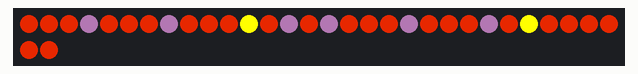
A sketch run on a simulated Arduino Uno, built with avr-gcc and run on an emulated ATmega328P. On the bench: 32 RGB LEDs in strip order, left to right, continuing on the next row. Dim RGB values are drawn brighter than linear; random numbers use the default seed unless the sketch sets one.

Above: at 1.38 s.
At 5.73 s:
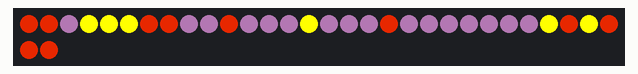
At 9.78 s:
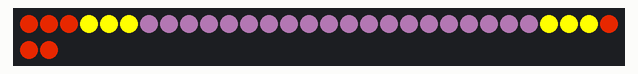
At 15.71 s:
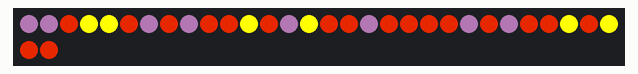
At 21.73 s:
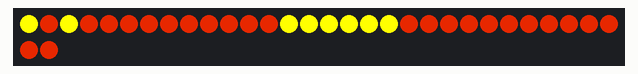
At 30.18 s:
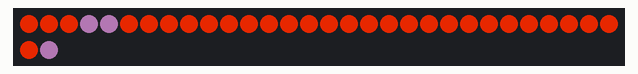

The sketch:

sunshine.ino
```cpp
#include "LPD8806.h"
#include "SPI.h"

// Parameters to configure a strip
#define dataPin 5
#define clockPin 6
#define numOfPixels 32


LPD8806 strip = LPD8806(numOfPixels, dataPin, clockPin);

// Colors
uint32_t colorPixel[numOfPixels];
uint32_t orange = strip.Color(90, 15, 0);
uint32_t yellow = strip.Color(127, 127, 0);
uint32_t gray = strip.Color(30, 20, 30);


void setup() {
  resetColors(0);
  strip.begin();
  spreadColor(50, orange, 0);
}

void loop() {
  int loopie;
  for (loopie = 0; loopie < 100; loopie++) {
    int raindrop = random(numOfPixels);
    if (colorPixel[raindrop] == orange) {
      int cpic = random(2);
      if (cpic == 0) {
        colorPixel[raindrop] = yellow;
      } else {
        colorPixel[raindrop] = gray;
      }
    } else {
      colorPixel[raindrop] = orange;
    }
    showStrip(10);
  }
  pushColorFromCenter(100, orange, 10);
  pushColorFromCenter(100, yellow, 3);
  pushColorFromCenter(100, gray, 10);
}

/*
   Adds new color in the middle of the strip
   "pushes" current values out towards the edge
*/
void pushColorFromCenter(int wait, uint32_t color, int howMany) {
  int spreadsize = numOfPixels / 2;
  int i;
  for (i = 0; i < howMany; i++) {
    shiftPixelUp(spreadsize);
    shiftPixelDown(spreadsize - 1);
    colorPixel[spreadsize + i] = color;
    colorPixel[spreadsize - (i + 1)] = color;
    showStrip(wait);
  }
}

void spreadColor(int wait, uint32_t color, int edgelimit) {
  int spreadsize = numOfPixels / 2;
  int i;
  for (i = 0; i < (spreadsize - edgelimit); i++) {
    colorPixel[spreadsize + i] = color;
    colorPixel[spreadsize - (i + 1)] = color;
    showStrip(wait);
  }
}


void shiftPixelUp(int startPixel) {
  int i;
  for (i = numOfPixels - 1; i > startPixel; i--) {
    colorPixel[i] = colorPixel[i - 1];
  }
}

void shiftPixelDown(int startPixel) {
  int i;
  for (i = 0; i < startPixel; i++) {
    colorPixel[i] = colorPixel[i + 1];
  }
}

/**
   Show the strip and prep for next
*/
void showStrip(int wait) {
  int i;
  for (i = 0; i < numOfPixels; i++) {
    strip.setPixelColor(i, colorPixel[i]);
  }
  strip.show();
  delay(wait);
}

/**
   Set all LED to one color
*/
void resetColors(uint32_t color) {
  int i;
  for (i = 0; i < numOfPixels; i++) {
    colorPixel[i] = color;
    strip.setPixelColor(i, color);
  }
}
```
